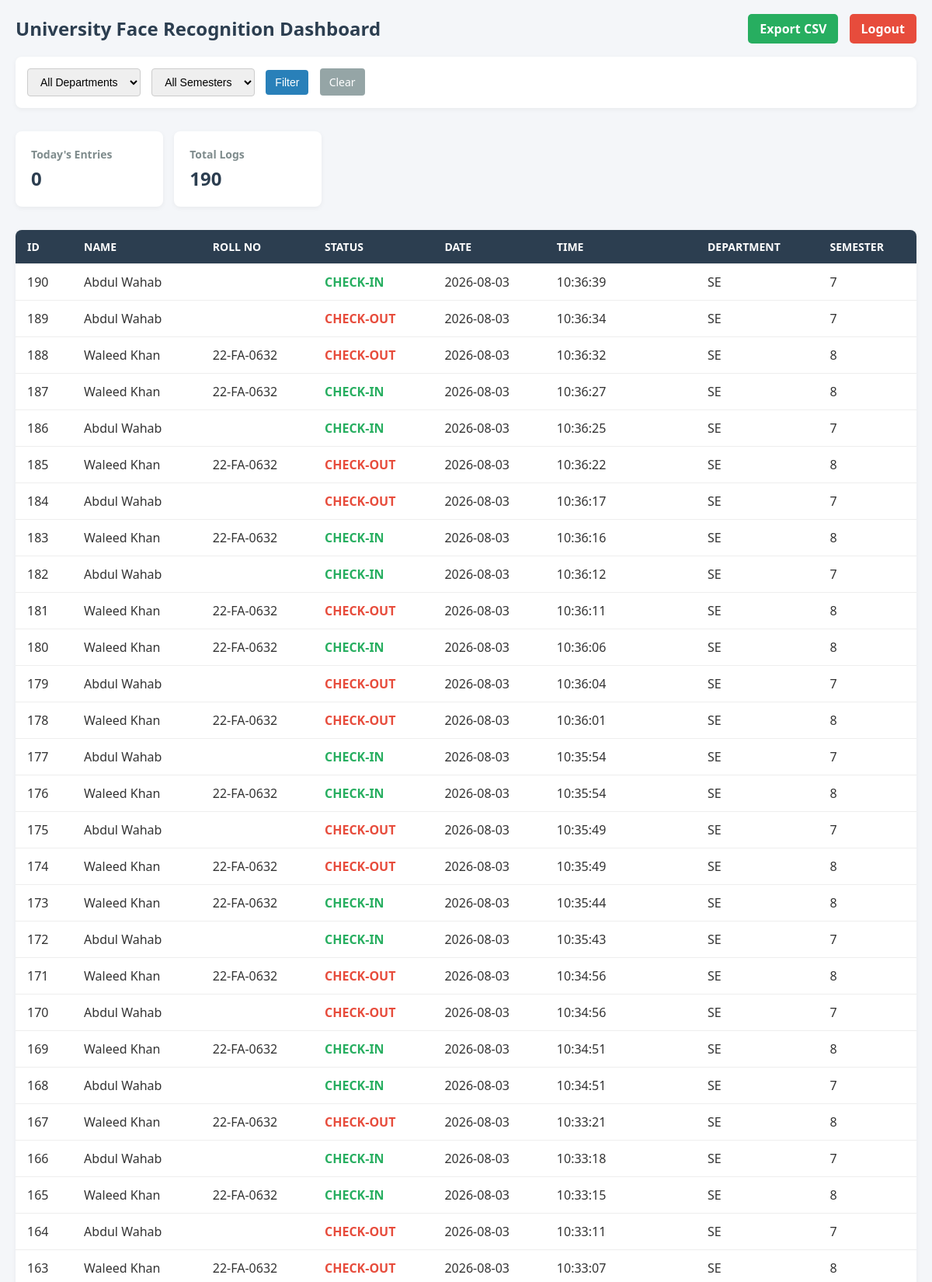
/dashboard (signed in, upper part), run on the app's committed database.
### tables this page shows
CREATE TABLE logs (
    id INTEGER PRIMARY KEY AUTOINCREMENT,
    name TEXT,
    status TEXT,
    date TEXT,
    time TEXT
, department TEXT, semester TEXT, roll_no TEXT);

### src/main.py (the view)
@app.route("/dashboard")
def dashboard():
    if not session.get("logged_in"):
        return redirect(url_for("login"))
    department_filter = request.args.get("department")
    semester_filter = request.args.get("semester")
    with DBManager.get_connection() as conn:
        cursor = conn.cursor()
        query = "SELECT id, name, status, date, time, department, semester, roll_no FROM logs WHERE 1=1"
        params = []
        if department_filter:
            query += " AND department=?"
            params.append(department_filter)
        if semester_filter:
            query += " AND semester=?"
            params.append(semester_filter)
        query += " ORDER BY id DESC"
        cursor.execute(query, params)
        logs = cursor.fetchall()
        cursor.execute("SELECT DISTINCT department FROM logs")
        departments = [row["department"] for row in cursor.fetchall() if row["department"]]
        cursor.execute("SELECT DISTINCT semester FROM logs")
        semesters = [row["semester"] for row in cursor.fetchall() if row["semester"]]
        cursor.execute("SELECT COUNT(*) as count FROM logs")
        total_logs = cursor.fetchone()["count"]
        today_str = str(date.today())
        cursor.execute("SELECT COUNT(*) as count FROM logs WHERE date=?", (today_str,))
        today_count = cursor.fetchone()["count"]
    return render_template(
        "dashboard.html",
        logs=logs,
        departments=departments,
        semesters=semesters,
        department_filter=department_filter,
        semester_filter=semester_filter,
        total_logs=total_logs,
        today_count=today_count
    )

### src/core/db_manager.py (called while the page is built)
    @staticmethod
    def get_connection():
        conn = sqlite3.connect(DATABASE)
        conn.row_factory = sqlite3.Row
        return conn

### src/templates/dashboard.html (shortened to what this page needs)
<!DOCTYPE html>
<html lang="en">
<head>
</head>
<body>
<div class="container">
    <div class="top">
        <h2>University Face Recognition Dashboard</h2>
        <div>
            <a href="/export?department={{ department_filter or '' }}&semester={{ semester_filter or '' }}" class="export">Export CSV</a>
            <a href="/logout" class="logout">Logout</a>
        </div>
    </div>
    <div class="filters">
        <form method="GET" style="margin: 0;">
            <select name="department">
                <option value="">All Departments</option>
            </select>
            <select name="semester">
                <option value="">All Semesters</option>
            </select>
            <button type="submit">Filter</button>
            <a href="/dashboard" class="btn-clear">Clear</a>
        </form>
    </div>
    <div>
        <div class="card">
            <b>Today's Entries</b>
            <span>{{ today_count }}</span>
        </div>
        <div class="card">
            <b>Total Logs</b>
            <span>{{ total_logs }}</span>
        </div>
    </div>
    <table>
        <thead>
            <tr>
                <th>ID</th>
                <th>Name</th>
                <th>Roll No</th>
                <th>Status</th>
                <th>Date</th>
                <th>Time</th>
                <th>Department</th>
                <th>Semester</th>
            </tr>
        </thead>
        <tbody>
            {% for row in logs %}
            <tr>
                <td>{{ row[0] }}</td>
                <td>{{ row[1] }}</td>
                <td>{{ row[7] }}</td>
                <td class="{% if row[2] == 'CHECK-IN' %}status-check-in{% else %}status-check-out{% endif %}">
                    {{ row[2] }}
                </td>
                <td>{{ row[3] }}</td>
                <td>{{ row[4] }}</td>
                <td>{{ row[5] }}</td>
                <td>{{ row[6] }}</td>
            </tr>
            {% else %}
            <tr>
                <td colspan="8" style="text-align: center; color: #777;">No logs found.</td>
            </tr>
            {% endfor %}
        </tbody>
    </table>
</div>
</body>
</html>

### src/templates/dashboard.html (style rules this page uses)
body { font-family: 'Segoe UI', Tahoma, Geneva, Verdana, sans-serif; background: #f4f6f9; padding: 20px; margin: 0; color: #333; }
.container { max-width: 1200px; margin: 0 auto; }
.top { display: flex; justify-content: space-between; align-items: center; margin-bottom: 20px; }
.top h2 { margin: 0; color: #2c3e50; }
.card { background: white; padding: 20px; margin: 10px 10px 10px 0; display: inline-block; border-radius: 8px; box-shadow: 0 2px 6px rgba(0,0,0,0.05); min-width: 150px; }
.card b { display: block; font-size: 14px; color: #7f8c8d; margin-bottom: 5px; }
.card span { font-size: 24px; font-weight: bold; color: #2c3e50; }
table { width: 100%; border-collapse: collapse; background: white; margin-top: 20px; border-radius: 8px; overflow: hidden; box-shadow: 0 2px 6px rgba(0,0,0,0.05); }
th, td { padding: 12px 15px; text-align: left; border-bottom: 1px solid #eee; }
th { background: #2c3e50; color: white; text-transform: uppercase; font-size: 14px; }
select, button { padding: 8px 12px; margin-right: 10px; border: 1px solid #ccc; border-radius: 4px; font-size: 14px; }
button { background: #2980b9; color: white; border: none; cursor: pointer; }
.btn-clear { background: #95a5a6; color: white; text-decoration: none; padding: 8px 12px; border-radius: 4px; font-size: 14px; }
.logout { background: #e74c3c; color: white; padding: 8px 15px; text-decoration: none; border-radius: 5px; font-weight: bold; }
.export { background: #27ae60; color: white; padding: 8px 15px; text-decoration: none; border-radius: 5px; font-weight: bold; margin-right: 10px; }
.status-check-in { color: #27ae60; font-weight: bold; }
.status-check-out { color: #e74c3c; font-weight: bold; }
.filters { background: white; padding: 15px; border-radius: 8px; box-shadow: 0 2px 6px rgba(0,0,0,0.05); margin-bottom: 20px; display: flex; align-items: center; }

### data on the page
logs: id "190", name "Abdul Wahab", status "CHECK-IN", date "2026-08-03", time "10:36:39", department "SE", semester "7"
logs: id "189", name "Abdul Wahab", status "CHECK-OUT", date "2026-08-03", time "10:36:34", department "SE", semester "7"
logs: id "188", name "Waleed Khan", roll_no "22-FA-0632", status "CHECK-OUT", date "2026-08-03", time "10:36:32", department "SE", semester "8"
logs: id "187", name "Waleed Khan", roll_no "22-FA-0632", status "CHECK-IN", date "2026-08-03", time "10:36:27", department "SE", semester "8"
logs: id "186", name "Abdul Wahab", status "CHECK-IN", date "2026-08-03", time "10:36:25", department "SE", semester "7"
logs: id "185", name "Waleed Khan", roll_no "22-FA-0632", status "CHECK-OUT", date "2026-08-03", time "10:36:22", department "SE", semester "8"
logs: id "184", name "Abdul Wahab", status "CHECK-OUT", date "2026-08-03", time "10:36:17", department "SE", semester "7"
logs: id "183", name "Waleed Khan", roll_no "22-FA-0632", status "CHECK-IN", date "2026-08-03", time "10:36:16", department "SE", semester "8"
logs: id "182", name "Abdul Wahab", status "CHECK-IN", date "2026-08-03", time "10:36:12", department "SE", semester "7"
logs: id "181", name "Waleed Khan", roll_no "22-FA-0632", status "CHECK-OUT", date "2026-08-03", time "10:36:11", department "SE", semester "8"
logs: id "180", name "Waleed Khan", roll_no "22-FA-0632", status "CHECK-IN", date "2026-08-03", time "10:36:06", department "SE", semester "8"
logs: id "179", name "Abdul Wahab", status "CHECK-OUT", date "2026-08-03", time "10:36:04", department "SE", semester "7"
logs: id "178", name "Waleed Khan", roll_no "22-FA-0632", status "CHECK-OUT", date "2026-08-03", time "10:36:01", department "SE", semester "8"
logs: id "177", name "Abdul Wahab", status "CHECK-IN", date "2026-08-03", time "10:35:54", department "SE", semester "7"
logs: id "176", name "Waleed Khan", roll_no "22-FA-0632", status "CHECK-IN", date "2026-08-03", time "10:35:54", department "SE", semester "8"
logs: id "175", name "Abdul Wahab", status "CHECK-OUT", date "2026-08-03", time "10:35:49", department "SE", semester "7"
logs: id "174", name "Waleed Khan", roll_no "22-FA-0632", status "CHECK-OUT", date "2026-08-03", time "10:35:49", department "SE", semester "8"
logs: id "173", name "Waleed Khan", roll_no "22-FA-0632", status "CHECK-IN", date "2026-08-03", time "10:35:44", department "SE", semester "8"
logs: id "172", name "Abdul Wahab", status "CHECK-IN", date "2026-08-03", time "10:35:43", department "SE", semester "7"
logs: id "171", name "Waleed Khan", roll_no "22-FA-0632", status "CHECK-OUT", date "2026-08-03", time "10:34:56", department "SE", semester "8"
logs: id "170", name "Abdul Wahab", status "CHECK-OUT", date "2026-08-03", time "10:34:56", department "SE", semester "7"
logs: id "169", name "Waleed Khan", roll_no "22-FA-0632", status "CHECK-IN", date "2026-08-03", time "10:34:51", department "SE", semester "8"
logs: id "168", name "Abdul Wahab", status "CHECK-IN", date "2026-08-03", time "10:34:51", department "SE", semester "7"
logs: id "167", name "Waleed Khan", roll_no "22-FA-0632", status "CHECK-OUT", date "2026-08-03", time "10:33:21", department "SE", semester "8"
logs: id "166", name "Abdul Wahab", status "CHECK-IN", date "2026-08-03", time "10:33:18", department "SE", semester "7"
logs: id "165", name "Waleed Khan", roll_no "22-FA-0632", status "CHECK-IN", date "2026-08-03", time "10:33:15", department "SE", semester "8"
logs: id "164", name "Abdul Wahab", status "CHECK-OUT", date "2026-08-03", time "10:33:11", department "SE", semester "7"
logs: id "163", name "Waleed Khan", roll_no "22-FA-0632", status "CHECK-OUT", date "2026-08-03", time "10:33:07", department "SE", semester "8"

### other printed values
{{ today_count }} "0"
{{ total_logs }} "190"
